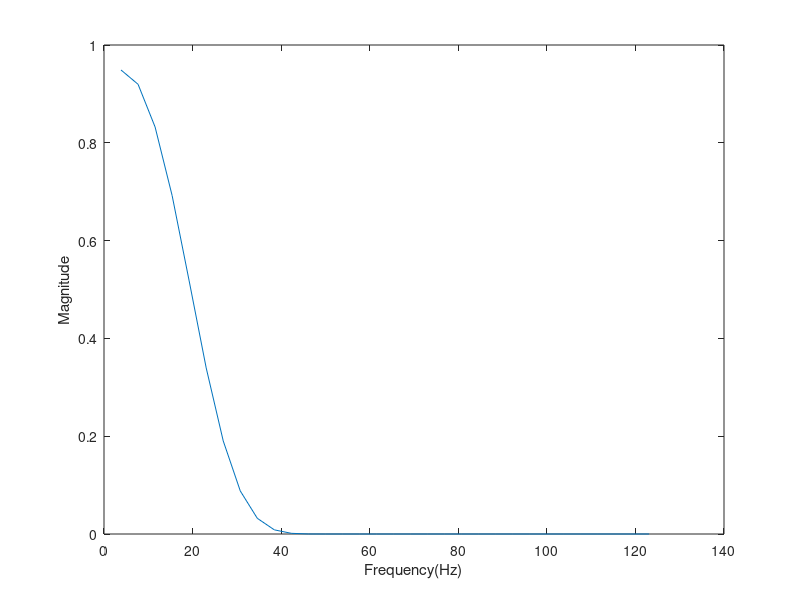
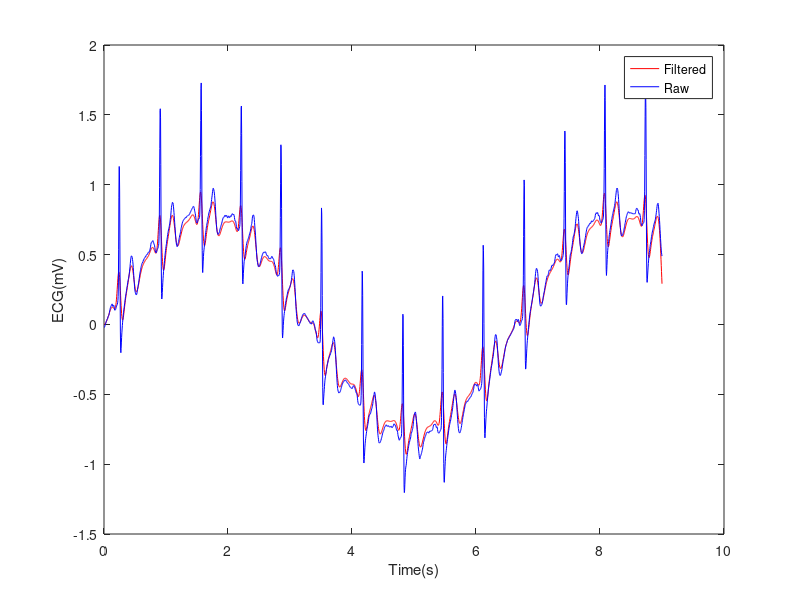

Reproduce these figures in MATLAB, in order.
load ECG_9.mat;
fs = 250;
N = length(x);
t = (1:N)/fs;
L = 65;
fc = 8/fs;
k = -floor(L/2):-1;

g = sin(2*pi*fc*k)./(pi*k);
g = [g 2*fc, fliplr(g)];

N_w = length(g);
n = -floor(L/2):floor(L/2);
w_B = 0.35875 + 0.48829*cos(2*pi*n/N_w) + 0.14128*cos(4*pi*n/N_w)+ 0.01168*cos(6*pi*n/N_w); 
b = g .* w_B;

H_mag = abs(fft(b,2^nextpow2(length(b))));


y = conv(x,b,'same');

f = (1:N_w/2)*fs/N_w;
plot(f, H_mag(1:floor(N_w/2)));
xlabel('Frequency(Hz)');ylabel('Magnitude');
figure(2);
plot(t,y,'r');hold on;
plot(t,x,'b');
xlabel('Time(s)');ylabel('ECG(mV)');legend('Filtered','Raw');
